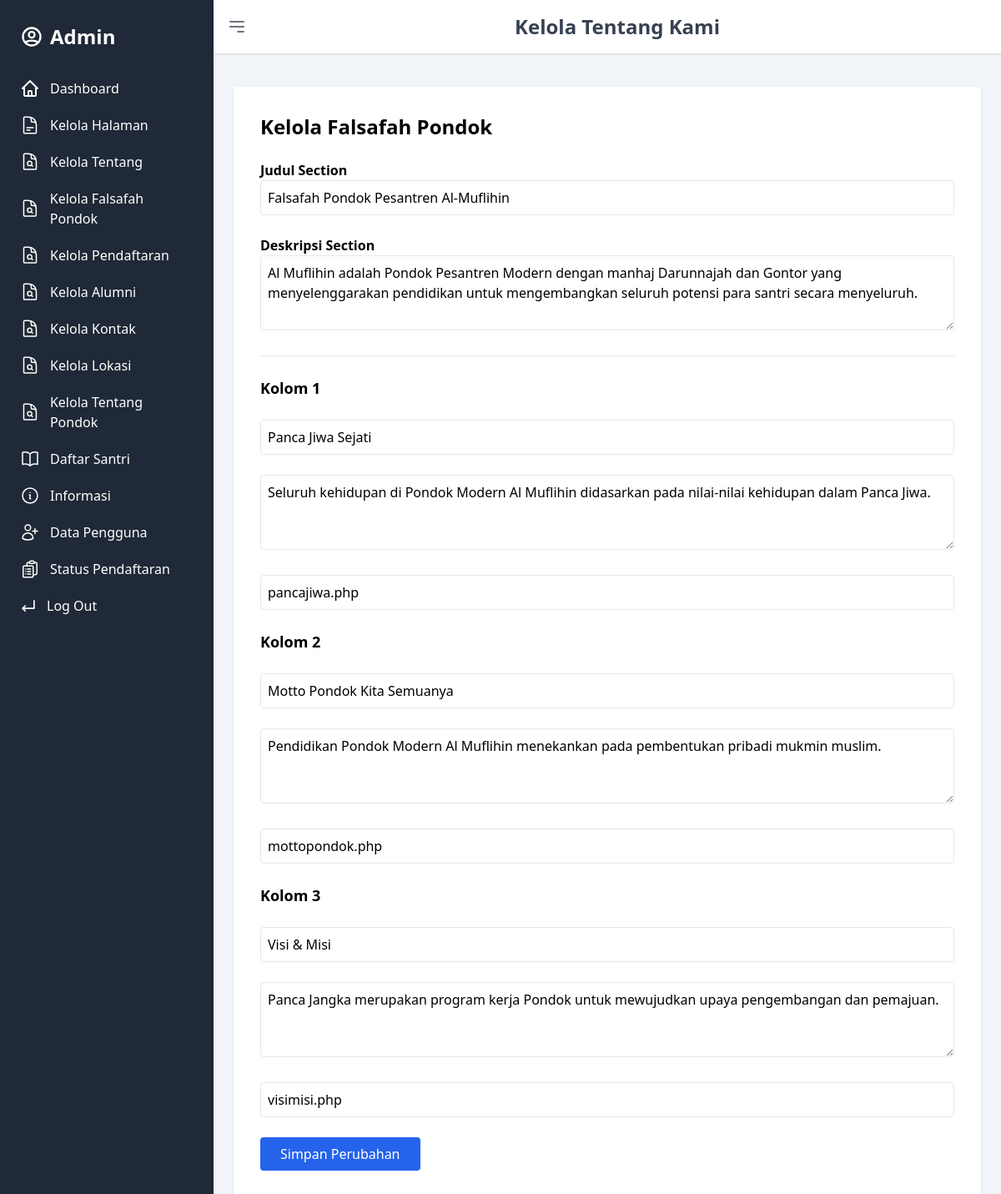
/admin/kelola_falsafah.php (signed in), run on the app's committed database.
### tables this page shows
CREATE TABLE `falsafah` (
  `id` int(11) NOT NULL,
  `judul_section` varchar(255) DEFAULT NULL,
  `deskripsi_section` text DEFAULT NULL,
  `judul1` varchar(255) DEFAULT NULL,
  `isi1` text DEFAULT NULL,
  `link1` varchar(255) DEFAULT NULL,
  `judul2` varchar(255) DEFAULT NULL,
  `isi2` text DEFAULT NULL,
  `link2` varchar(255) DEFAULT NULL,
  `judul3` varchar(255) DEFAULT NULL,
  `isi3` text DEFAULT NULL,
  `link3` varchar(255) DEFAULT NULL
);

### admin/kelola_falsafah.php (the view, shortened to what this page needs)
<?php
include '../config.php';
include '../sidebar.php';
$query = $mysqli->query("SELECT * FROM falsafah LIMIT 1");
$data = $query->fetch_assoc();
?>
<!DOCTYPE html>
<html lang="id">
<head>
    <script src="https://cdn.tailwindcss.com"></script>
</head>
<body class="bg-gray-100 text-gray-800">
    <section id="kelola_hero_section" class="bg-slate-100 w-full dark:bg-dark">
        <header class="bg-white shadow p-4 flex justify-between items-center">
            <button onclick="toggleSidebar()" class="text-gray-500 focus:outline-none">
                <svg class="w-6 h-6" fill="none" stroke="currentColor" viewBox="0 0 24 24"
                    xmlns="http://www.w3.org/2000/svg">
                    <path stroke-linecap="round" stroke-linejoin="round" stroke-width="2" d="M4 6h16M4 12h16m-7 6h7">
                    </path>
                </svg>
            </button>
            <h2 class="text-2xl font-bold text-gray-700">Kelola Tentang Kami</h2>
        </header>
        <div class="max-w-4xl mx-auto mt-10 p-8 bg-white rounded shadow">
            <h1 class="text-2xl font-bold mb-6">Kelola Falsafah Pondok</h1>
            <form action="" method="POST" class="space-y-6">
                <div>
                    <label class="block font-semibold">Judul Section</label>
                    <input type="text" name="judul_section" value="<?= htmlspecialchars($data['judul_section']) ?>"
                        class="w-full p-2 border rounded" required>
                </div>
                <div>
                    <label class="block font-semibold">Deskripsi Section</label>
                    <textarea name="deskripsi_section" class="w-full p-2 border rounded" rows="3"
                        required><?= htmlspecialchars($data['deskripsi_section']) ?></textarea>
                </div>
                <hr class="my-4 border-t">
                <h2 class="text-lg font-bold">Kolom 1</h2>
                <input type="text" name="judul1" value="<?= htmlspecialchars($data['judul1']) ?>"
                    class="w-full p-2 border rounded mb-2" placeholder="Judul 1" required>
                <textarea name="isi1" class="w-full p-2 border rounded mb-2" rows="3" placeholder="Isi 1"
                    required><?= htmlspecialchars($data['isi1']) ?></textarea>
                <input type="text" name="link1" value="<?= htmlspecialchars($data['link1']) ?>"
                    class="w-full p-2 border rounded mb-4" placeholder="Link 1" required>
                <h2 class="text-lg font-bold">Kolom 2</h2>
                <input type="text" name="judul2" value="<?= htmlspecialchars($data['judul2']) ?>"
                    class="w-full p-2 border rounded mb-2" placeholder="Judul 2" required>
                <textarea name="isi2" class="w-full p-2 border rounded mb-2" rows="3" placeholder="Isi 2"
                    required><?= htmlspecialchars($data['isi2']) ?></textarea>
                <input type="text" name="link2" value="<?= htmlspecialchars($data['link2']) ?>"
                    class="w-full p-2 border rounded mb-4" placeholder="Link 2" required>
                <h2 class="text-lg font-bold">Kolom 3</h2>
                <input type="text" name="judul3" value="<?= htmlspecialchars($data['judul3']) ?>"
                    class="w-full p-2 border rounded mb-2" placeholder="Judul 3" required>
                <textarea name="isi3" class="w-full p-2 border rounded mb-2" rows="3" placeholder="Isi 3"
                    required><?= htmlspecialchars($data['isi3']) ?></textarea>
                <input type="text" name="link3" value="<?= htmlspecialchars($data['link3']) ?>"
                    class="w-full p-2 border rounded mb-4" placeholder="Link 3" required>
                <button type="submit" name="submit" class="bg-blue-600 text-white px-6 py-2 rounded hover:bg-blue-700">
                    Simpan Perubahan
                </button>
            </form>
        </div>
    </section>
    <script src="https://cdn.tailwindcss.com"></script>
</body>
</html>

### data on the page
falsafah: judul_section "Falsafah Pondok Pesantren Al-Muflihin", deskripsi_section "Al Muflihin adalah Pondok Pesantren Modern dengan manhaj Darunnajah dan Gontor yang menyelenggarakan pendidikan untuk mengembangkan seluruh potensi para santri secara menyeluruh.", judul1 "Panca Jiwa Sejati", isi1 "Seluruh kehidupan di Pondok Modern Al Muflihin didasarkan pada nilai-nilai kehidupan dalam Panca Jiwa.", link1 "pancajiwa.php", judul2 "Motto Pondok Kita Semuanya", isi2 "Pendidikan Pondok Modern Al Muflihin menekankan pada pembentukan pribadi mukmin muslim.", link2 "mottopondok.php", judul3 "Visi & Misi", isi3 "Panca Jangka merupakan program kerja Pondok untuk mewujudkan upaya pengembangan dan pemajuan.", link3 "visimisi.php"

### other printed values
$role "Admin"
